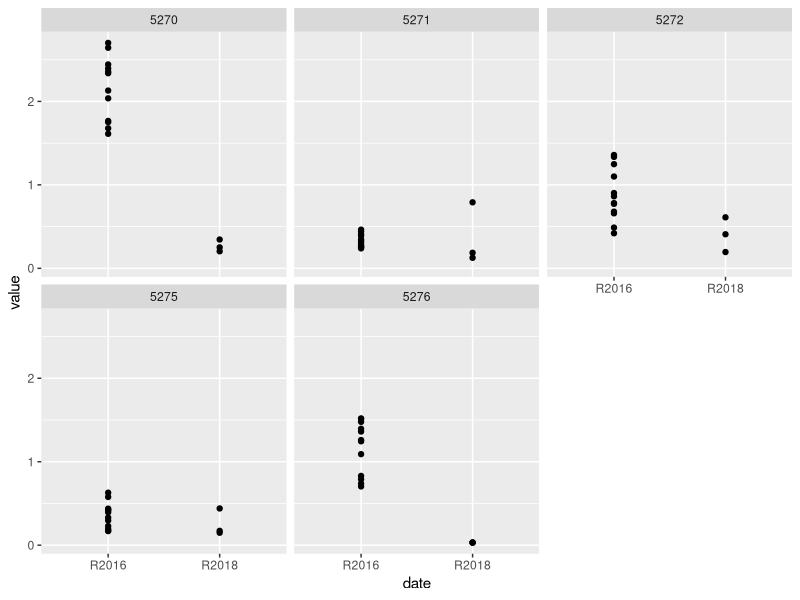
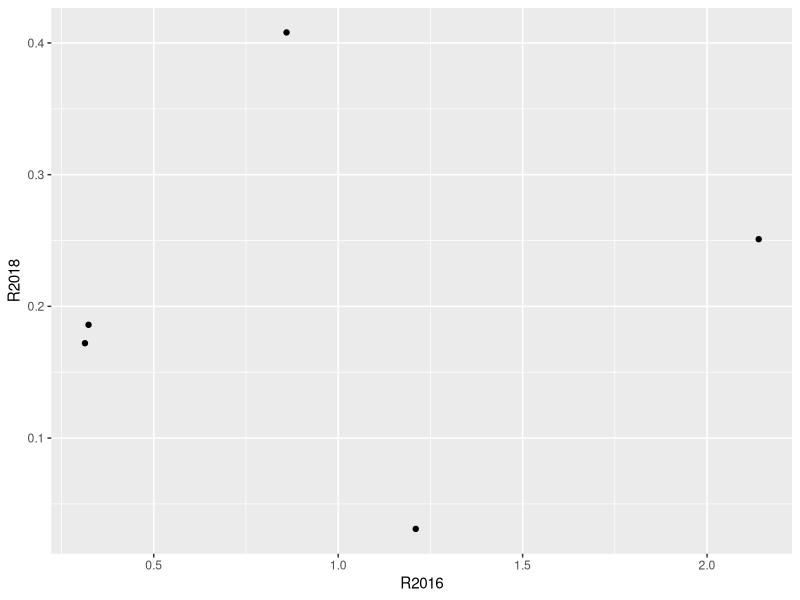
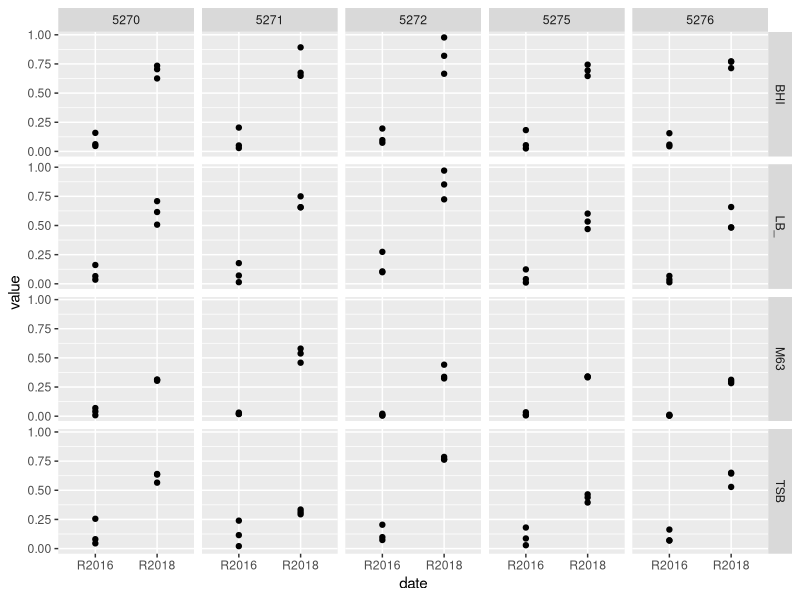
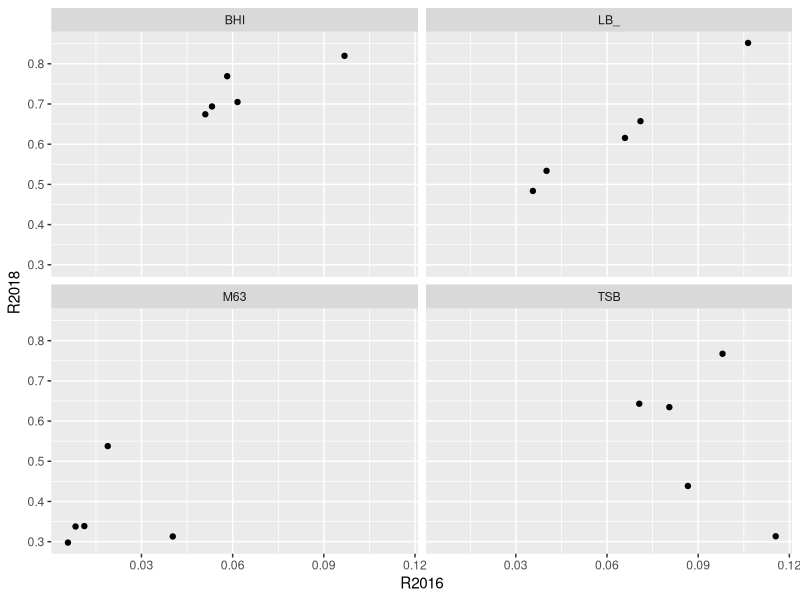

Write R code to recreate these figures, in order. (Note: this script raises an error after producing the figures.)
library(dplyr)
library(reshape2)
library(ggplot2)
library(magrittr)

get_last_character <- function(x) {
  len_x <- nchar(x)
  substr(x, len_x, len_x)
}

raw_dat <- read.csv2("data/cv_and_videoscan.csv") %>% 
  mutate(strain = factor(strain)) %>% 
  melt(variable.name = "experiment") %>% 
  mutate(method = ifelse(grepl("CV", experiment), "CV", "Videoscan"),
         replicate = get_last_character(as.character(experiment)),
         medium = substr(experiment, 0, 3)) 


strains <- c("5270", "5271", "5272", "5275", "5276")

mediums <- c("LB10", "TSB", 
             "BHI", "M63")

absorbance <- c(0.204, 0.345, 0.251, 0.158, 0.141, 0.283, 
                0.202, 0.303, 0.522, 0.303, 0.183, 0.184, 
                0.791, 0.126, 0.186, 0.207, 0.219, 0.316, 
                0.22, 0.327, 0.46, 0.267, 0.202, 0.174, 
                0.195, 0.408, 0.611, 0.859, 0.872, 0.665, 
                0.29, 0.469, 0.679, 0.31, 0.265, 0.199, 
                0.44, 0.149, 0.172, 0.152, 0.189, 0.138, 
                0.185, 0.209, 0.206, 0.18, 0.168, 0.142, 
                0.032, 0.031, 0.031, 0.031, 0.032, 0.032, 
                0.146, 0.316, 0.243, 0.409, 0.189, 0.154)

absorbance <- matrix(absorbance, nrow = 6, ncol = 10)

rownames(absorbance) <- c("B", "C", "D", "E", "F", "G")
colnames(absorbance) <- seq(2,11)


CV2018 <- absorbance %>% 
  t %>% 
  data.frame() %>% 
  slice((1L:5)*2 - 1) %>% 
  select(B, C, D) %>% 
  mutate(strain = c("5270", "5271", "5272", "5275", "5276"),
         method = "CV",
         date = "R2018") %>% 
  melt(variable.name = "replicate") %>% 
  mutate(replicate = as.character(as.numeric(replicate)))

CV_all <- bind_rows(select(raw_dat, strain, method, value, replicate) %>% 
                      filter(method == "CV", strain %in% c("5270", "5271", "5272", "5275", "5276")) %>% 
                      mutate(date = "R2016"),
                    CV2018)


ggplot(CV_all, aes(x = date, y = value)) +
  geom_point() +
  facet_wrap(~ strain)


CV_aggr <- group_by(CV_all, strain, date, replicate) %>% 
  summarise(value = median(value)) %>% 
  summarise(value = median(value)) %>% 
  dcast(strain ~ date)

ggplot(CV_aggr, aes(x = R2016, y = R2018)) +
  geom_point()

# Michal - VS ---------------------------------------------


raw_vs_frame <- read.csv2("data/ProjektDevC003707-2018-07-26-Koza-Biofilm.csv", skip = 6, header = FALSE, stringsAsFactors = FALSE)
# raw_vs_frame <- read.csv2("data/ProjektDevC003709-2018-07-27-Ania-Biofilm.csv", skip = 6, header = FALSE, stringsAsFactors = FALSE)

vs_frame <- rbind(raw_vs_frame$V14)
colnames(vs_frame) <- rbind(raw_vs_frame$V3)
vs_frame <- matrix(vs_frame)
vs_frame <- matrix(data = vs_frame, nrow = 8, ncol = 12)
rownames(vs_frame) <- c("A", "B", "C", "D", "E", "F", "G", "H")
colnames(vs_frame) <- seq(1,12)

vs_frame <- vs_frame[-c(1,8), -c(1,12)]
vs_frame <- matrix(vs_frame,nrow = 3, ncol = 20)
colnames(vs_frame) <- rep(mediums, 5)

raw_vs <- vs_frame

colnames(raw_vs) <- paste0(colnames(raw_vs), "_", c("5270", "5271", "5272", "5275", "5276") %>% lapply(rep, 4) %>% unlist)

VS_all <- bind_rows(select(raw_dat, strain, method, value, replicate, medium) %>% 
                      filter(method == "Videoscan", strain %in% c("5270", "5271", "5272", "5275", "5276")) %>% 
                      mutate(date = "R2016"),
                    melt(raw_vs) %>% 
                      rename(replicate = Var1) %>% 
                      mutate(medium = sapply(strsplit(as.character(Var2), split = "_"), first),
                             strain = sapply(strsplit(as.character(Var2), split = "_"), last),
                             replicate = as.character(replicate)) %>% 
                      select(-Var2) %>% 
                      mutate(medium = ifelse(medium == "LB10", "LB_", medium),
                             date = "R2018",
                             method = "Videoscan"))

ggplot(VS_all, aes(x = date, y = value)) +
  geom_point() +
  facet_grid(medium ~ strain)


VS_aggr <- group_by(VS_all, strain, medium, date, replicate) %>% 
  summarise(value = median(value)) %>% 
  summarise(value = median(value)) %>% 
  dcast(strain + medium ~ date)

ggplot(VS_aggr, aes(x = R2016, y = R2018)) +
  geom_point() +
  facet_wrap(~ medium)

group_by(VS_aggr, medium) %>% 
  summarise(rho = cor(R2016, R2018, method = "spearman"))









##############################
library(tidyverse)
# create data.frame with 2 col (CV, VS)
aa <- list.files("./test")
bb <- grep(pattern = ".ods", x = aa)
cc <- grep(pattern = ".csv", x = aa)
# xx <- cbind(aa[bb], aa[cc])
xx1 <- cbind(aa[bb])
xx1 <- cbind(xx1, as.numeric(order(xx1[, 1])))
colnames(xx1) <- c("CV_filename", "order_nr")
xx1 <- as.data.frame(xx1)

xx2 <- cbind(aa[cc])

ll <- str_split(xx2[, 1], "-")
df <- data.frame(matrix(unlist(ll), nrow = 6))
df <- t(df)

xx2 <- cbind(xx2, df[,5])
xx2 <- cbind(xx2, as.numeric(order(xx2[, 2])))
colnames(xx2) <- c("VS_filename", "short_name", "order_nr")
xx2 <- as.data.frame(xx2)


full_list <- inner_join(xx1, xx2, by = c("order_nr"))
full_list <- full_list[, c(-2, -4)]

# sort by grep cv filename and find vs









